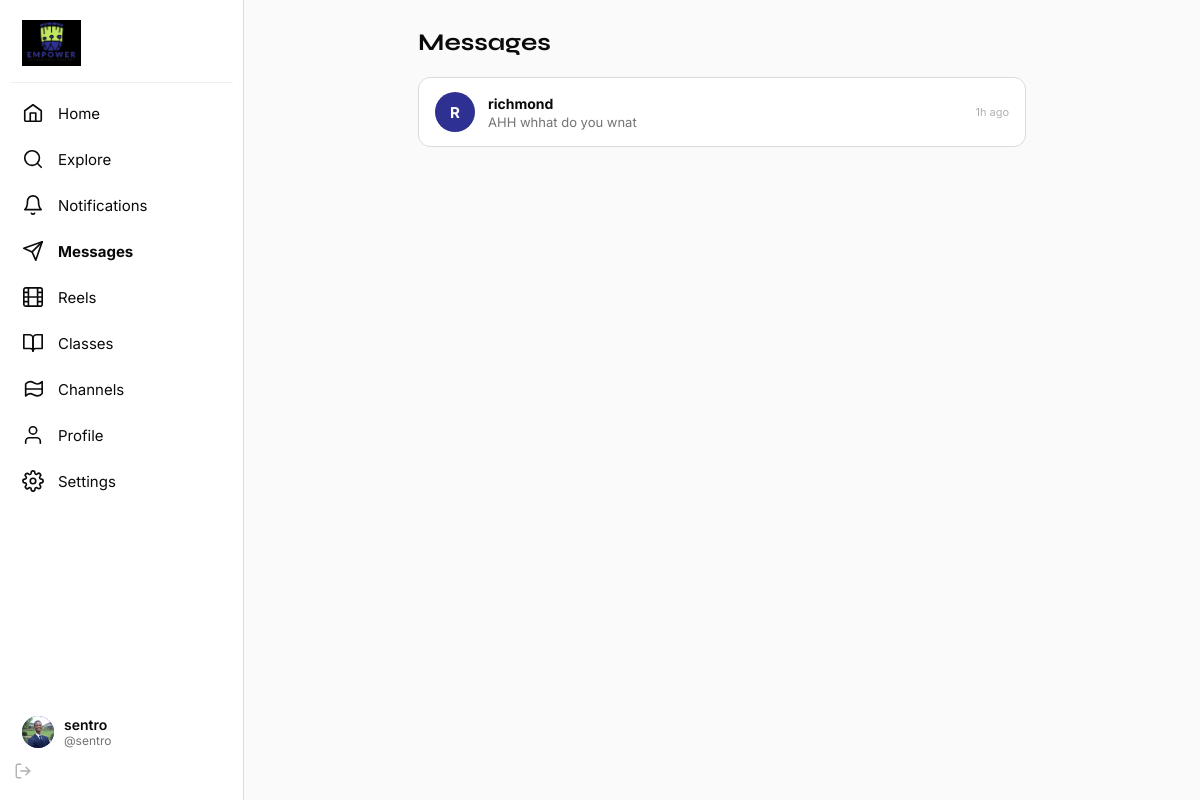
Screenshot of /messages (signed in) with the database file from the repository.
### tables this page shows
CREATE TABLE users (
        id          INTEGER PRIMARY KEY AUTOINCREMENT,
        username    TEXT    UNIQUE NOT NULL COLLATE NOCASE,
        password    TEXT    NOT NULL,
        name        TEXT    NOT NULL,
        role        TEXT    NOT NULL DEFAULT 'student',
        bio         TEXT    DEFAULT '',
        avatar      TEXT    DEFAULT '',
        anon_name   TEXT,
        created_at  TEXT    NOT NULL
    , year_group TEXT DEFAULT '');

CREATE TABLE conversations (
        id          TEXT    PRIMARY KEY,
        user_a      INTEGER NOT NULL REFERENCES users(id) ON DELETE CASCADE,
        user_b      INTEGER NOT NULL REFERENCES users(id) ON DELETE CASCADE,
        created_at  TEXT    NOT NULL
    );

### app.py (the view)
@app.route("/messages")
@login_required
def messages():
    user  = current_user()
    convs = query(
        """SELECT c.*,
           CASE WHEN c.user_a=? THEN ub.username ELSE ua.username END as other_name,
           CASE WHEN c.user_a=? THEN ub.username ELSE ua.username END as other_username,
           CASE WHEN c.user_a=? THEN ub.avatar  ELSE ua.avatar  END as other_avatar,
           CASE WHEN c.user_a=? THEN ub.id      ELSE ua.id      END as other_id,
           (SELECT content FROM messages m WHERE m.conversation_id=c.id ORDER BY m.created_at DESC LIMIT 1) as last_msg,
           (SELECT created_at FROM messages m WHERE m.conversation_id=c.id ORDER BY m.created_at DESC LIMIT 1) as last_at,
           (SELECT COUNT(*) FROM messages m WHERE m.conversation_id=c.id AND m.sender_id!=? AND m.is_read=0) as unread_ct
           FROM conversations c
           JOIN users ua ON c.user_a=ua.id
           JOIN users ub ON c.user_b=ub.id
           WHERE c.user_a=? OR c.user_b=?
           ORDER BY last_at DESC NULLS LAST""",
        (user["id"],)*7
    )
    return render_template("messages.html", convs=convs)

### app.py (called while the page is built)
def get_db():
    if "db" not in g:
        g.db = sqlite3.connect(str(DB_PATH), detect_types=sqlite3.PARSE_DECLTYPES)
        g.db.row_factory = sqlite3.Row
        g.db.execute("PRAGMA journal_mode=WAL")
        g.db.execute("PRAGMA foreign_keys=ON")
    return g.db

def query(sql, args=(), one=False):
    db  = get_db()
    cur = db.execute(sql, args)
    rv  = cur.fetchall()
    return (rv[0] if rv else None) if one else rv

def _relative_time(ts: str) -> str:
    try:
        dt  = datetime.fromisoformat(ts.replace("Z","")).replace(tzinfo=timezone.utc)
        now = datetime.now(timezone.utc)
        diff = (now - dt).total_seconds()
        if diff < 60:    return "just now"
        if diff < 3600:  return f"{int(diff//60)}m ago"
        if diff < 86400: return f"{int(diff//3600)}h ago"
        if diff < 604800:return f"{int(diff//86400)}d ago"
        return dt.strftime("%b %d")
    except Exception:
        return ts

def login_required(f):
    @wraps(f)
    def wrapped(*args, **kwargs):
        if "user_id" not in session:
            return redirect(url_for("login", next=request.path))
        return f(*args, **kwargs)
    return wrapped

def current_user():
    uid = session.get("user_id")
    if not uid:
        return None
    return query("SELECT * FROM users WHERE id=?", (uid,), one=True)

def unread_notif_count(user_id: int) -> int:
    r = query("SELECT COUNT(*) as c FROM notifications WHERE user_id=? AND is_read=0", (user_id,), one=True)
    return r["c"] if r else 0

def unread_msg_count(user_id: int) -> int:
    r = query(
        """SELECT COUNT(*) as c FROM messages m
           JOIN conversations c ON m.conversation_id=c.id
           WHERE (c.user_a=? OR c.user_b=?) AND m.sender_id!=? AND m.is_read=0""",
        (user_id, user_id, user_id), one=True
    )
    return r["c"] if r else 0

@app.context_processor
def inject_globals():
    user = current_user()
    nc   = unread_notif_count(user["id"]) if user else 0
    mc   = unread_msg_count(user["id"])   if user else 0
    return dict(
        cu=user, notif_count=nc, msg_count=mc,
        _fmt=_fmt_time, _rel=_relative_time,
        ROLE_LABELS={"student":"Student","teacher":"Teacher","senator":"Senator",
                     "admin":"Admin","super_admin":"Super Admin"},
        RECIPIENT_LABELS=RECIPIENT_LABELS,
    )

### templates/messages.html (shortened to what this page needs)
{% extends "base.html" %}
{% block content %}
<div class="page-hd"><h1>Messages</h1></div>
<div class="conv-list">
{% if convs %}
  {% for c in convs %}
  <a href="{{ url_for('conversation', conv_id=c.id) }}" class="conv-item" style="text-decoration:none;color:inherit">
    <div class="av av-md">
      {% if c.other_avatar %}<img src="{{ url_for('serve_media', filename=c.other_avatar) }}" alt="">
      {% else %}{{ c.other_name[0].upper() }}{% endif %}
    </div>
    <div style="flex:1;min-width:0">
      <div class="conv-name">{{ c.other_name }}</div>
      <div class="conv-preview">{{ c.last_msg or 'No messages yet' }}</div>
    </div>
    <div style="text-align:right;flex-shrink:0">
      {% if c.last_at %}<div style="font-size:11px;color:var(--ink3)">{{ _rel(c.last_at) }}</div>{% endif %}
    </div>
  </a>
  {% endfor %}
{% endif %}
</div>
{% endblock %}

### templates/base.html (shortened to what this page needs)
<!DOCTYPE html>
<html lang="en">
<head>
</head>
<body>
{% if cu %}
<nav class="sidebar">
  <div class="sidebar-brand">
    <img src="{{ url_for('static', filename='img/eia-logo.png') }}" alt="Empower International Academy">
  </div>
  <a href="{{ url_for('feed') }}" class="nav-link {% if request.endpoint=='feed' %}active{% endif %}">
    <svg class="ic" width="22" height="22"><use href="#ic-home"/></svg> Home
  </a>
  <a href="{{ url_for('people') }}" class="nav-link {% if request.endpoint=='people' %}active{% endif %}">
    <svg class="ic" width="22" height="22"><use href="#ic-search"/></svg> Explore
  </a>
  <a href="{{ url_for('notifications') }}" class="nav-link {% if request.endpoint=='notifications' %}active{% endif %}">
    <svg class="ic" width="22" height="22"><use href="#ic-bell"/></svg> Notifications
  </a>
  <a href="{{ url_for('messages') }}" class="nav-link {% if request.endpoint in ('messages','conversation') %}active{% endif %}">
    <svg class="ic" width="22" height="22"><use href="#ic-send"/></svg> Messages
  </a>
  <a href="{{ url_for('reels') }}" class="nav-link {% if request.endpoint=='reels' %}active{% endif %}">
    <svg class="ic" width="22" height="22"><use href="#ic-reel"/></svg> Reels
  </a>
  <a href="{{ url_for('classes') }}" class="nav-link {% if request.endpoint in ('classes','class_detail') %}active{% endif %}">
    <svg class="ic" width="22" height="22"><use href="#ic-class"/></svg> Classes
  </a>
  <a href="{{ url_for('channels') }}" class="nav-link {% if request.endpoint in ('channels','channel_detail') %}active{% endif %}">
    <svg class="ic" width="22" height="22"><use href="#ic-channel"/></svg> Channels
  </a>
  <a href="{{ url_for('profile', username=cu.username) }}" class="nav-link {% if request.endpoint=='profile' %}active{% endif %}">
    <svg class="ic" width="22" height="22"><use href="#ic-user"/></svg> Profile
  </a>
  <a href="{{ url_for('settings') }}" class="nav-link {% if request.endpoint=='settings' %}active{% endif %}">
    <svg class="ic" width="22" height="22"><use href="#ic-settings"/></svg> Settings
  </a>
  <div class="nav-spacer"></div>
  <a href="{{ url_for('profile', username=cu.username) }}" class="user-pill" style="text-decoration:none">
    <div class="av av-sm">
      {% if cu.avatar %}<img src="{{ url_for('serve_media', filename=cu.avatar) }}" alt="">
      {% else %}{{ cu.username[0].upper() }}{% endif %}
    </div>
    <div style="flex:1;min-width:0">
      <div class="user-pill-name">{{ cu.username }}</div>
      <div class="user-pill-handle">@{{ cu.username }}</div>
    </div>
    <a href="{{ url_for('logout') }}" onclick="event.stopPropagation()"
       style="color:var(--ink3);display:flex;align-items:center;padding:4px;border-radius:6px;transition:color .12s"
       title="Log out">
      <svg class="ic" width="18" height="18"><use href="#ic-logout"/></svg>
    </a>
  </a>
</nav>
{% endif %}
<div class="main-wrap">
  <div class="page-center {% block page_class %}{% endblock %}">
    {% block content %}{% endblock %}
  </div>
</div>
</body>
</html>

### templates/base.html (style rules this page uses)
:root { --navy: #2e3192; --navy-d: #1e2070; --navy-l: #3d42b8; --lime: #b8d432; --lime-d: #96b020; --lime-l: #d4eb5a; --bg: #fafafa; --white: #ffffff; --border: #dbdbdb; --border-l:#efefef; --ink: #0a0a0a; --ink2: #737373; --ink3: #b0b0b0; --red: #ed4956; --blue-l: #eef0ff; --nav-w: 244px; --r: 12px; --r-sm: 8px; --shadow: 0 4px 20px rgba(0,0,0,.1); --font: 'Inter',sans-serif; --font-h: 'Syne',sans-serif; }
*,*::before,*::after { box-sizing:border-box;margin:0;padding:0 }
html { scroll-behavior:smooth }
body { font-family:var(--font);background:var(--bg);color:var(--ink);min-height:100vh;display:flex;-webkit-font-smoothing:antialiased;font-size:14px }
a { color:inherit;text-decoration:none }
svg.ic { display:inline-block;vertical-align:middle;flex-shrink:0 }
.sidebar { width:var(--nav-w);flex-shrink:0;position:fixed;top:0;left:0;bottom:0;background:var(--white);border-right:1px solid var(--border);display:flex;flex-direction:column;padding:0 10px 16px;z-index:100;overflow-y:auto }
.sidebar-brand { padding:20px 12px 16px;border-bottom:1px solid var(--border-l);margin-bottom:8px }
.sidebar-brand img { height:46px;width:auto;display:block }
.nav-link { display:flex;align-items:center;gap:14px;padding:11px 12px;border-radius:var(--r-sm);font-size:15px;font-weight:400;color:var(--ink);transition:background .12s;margin-bottom:2px;cursor:pointer }
.nav-link.active { font-weight:700 }
.nav-spacer { flex:1 }
.user-pill { display:flex;align-items:center;gap:10px;padding:10px 12px;border-radius:var(--r-sm);cursor:pointer;transition:background .12s }
.user-pill-name { font-size:14px;font-weight:600;overflow:hidden;text-overflow:ellipsis;white-space:nowrap }
.user-pill-handle { font-size:12px;color:var(--ink2) }
.av { border-radius:50%;overflow:hidden;display:flex;align-items:center;justify-content:center;font-weight:700;flex-shrink:0;background:var(--navy);color:#fff;user-select:none }
.av img { width:100%;height:100%;object-fit:cover;display:block }
.av-sm { width:32px;height:32px;font-size:12px }
.av-md { width:40px;height:40px;font-size:15px }
.main-wrap { margin-left:var(--nav-w);flex:1;min-width:0 }
.page-center { max-width:640px;margin:0 auto;padding:28px 16px 100px }
.conv-list { background:var(--white);border:1px solid var(--border);border-radius:var(--r);overflow:hidden }
.conv-item { display:flex;align-items:center;gap:13px;padding:14px 16px;border-bottom:1px solid var(--border-l);transition:background .12s;cursor:pointer }
.conv-item:last-child { border-bottom:none }
.conv-name { font-size:14px;font-weight:700 }
.conv-preview { font-size:13px;color:var(--ink2);margin-top:2px;overflow:hidden;text-overflow:ellipsis;white-space:nowrap;max-width:200px }
.page-hd { margin-bottom:20px }
.page-hd h1 { font-family:var(--font-h);font-size:24px;font-weight:700;color:var(--ink) }

### rows the page displays
users: avatar (picture), username "sentro"
conversations: other_name "R", other_name "richmond", last_msg "AHH whhat do you wnat", _rel "1h ago"
